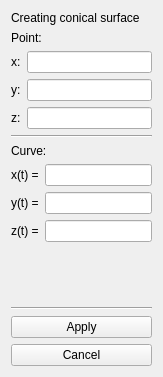
<?xml version="1.0" encoding="UTF-8"?>
<ui version="4.0">
 <class>Form</class>
 <widget class="QWidget" name="Form">
  <property name="geometry">
   <rect>
    <x>0</x>
    <y>0</y>
    <width>163</width>
    <height>377</height>
   </rect>
  </property>
  <property name="windowTitle">
   <string>Form</string>
  </property>
  <layout class="QVBoxLayout" name="verticalLayout" stretch="0,0,0,0,0,0,0,0,0,0">
   <item>
    <widget class="QLabel" name="label_4">
     <property name="text">
      <string>Creating conical surface</string>
     </property>
    </widget>
   </item>
   <item>
    <widget class="QLabel" name="label_7">
     <property name="text">
      <string>Point:</string>
     </property>
    </widget>
   </item>
   <item>
    <layout class="QVBoxLayout" name="verticalLayout_point1">
     <item>
      <layout class="QHBoxLayout" name="horizontalLayout">
       <item>
        <widget class="QLabel" name="label">
         <property name="text">
          <string>x:</string>
         </property>
        </widget>
       </item>
       <item>
        <widget class="QLineEdit" name="point_input_x"/>
       </item>
      </layout>
     </item>
     <item>
      <layout class="QHBoxLayout" name="horizontalLayout_2">
       <item>
        <widget class="QLabel" name="label_2">
         <property name="text">
          <string>y:</string>
         </property>
        </widget>
       </item>
       <item>
        <widget class="QLineEdit" name="point_input_y"/>
       </item>
      </layout>
     </item>
     <item>
      <layout class="QHBoxLayout" name="horizontalLayout_3">
       <item>
        <widget class="QLabel" name="label_3">
         <property name="text">
          <string>z:</string>
         </property>
        </widget>
       </item>
       <item>
        <widget class="QLineEdit" name="point_input_z"/>
       </item>
      </layout>
     </item>
    </layout>
   </item>
   <item>
    <widget class="Line" name="line">
     <property name="orientation">
      <enum>Qt::Horizontal</enum>
     </property>
    </widget>
   </item>
   <item>
    <widget class="QLabel" name="label_11">
     <property name="text">
      <string>Curve:</string>
     </property>
    </widget>
   </item>
   <item>
    <layout class="QHBoxLayout" name="create_curve_layout_2">
     <item>
      <layout class="QVBoxLayout" name="verticalLayout_point1_3">
       <item>
        <layout class="QHBoxLayout" name="horizontalLayout_7">
         <item>
          <widget class="QLabel" name="label_8">
           <property name="text">
            <string>x(t) =</string>
           </property>
          </widget>
         </item>
         <item>
          <widget class="QLineEdit" name="curve_input_x"/>
         </item>
        </layout>
       </item>
       <item>
        <layout class="QHBoxLayout" name="horizontalLayout_8">
         <item>
          <widget class="QLabel" name="label_9">
           <property name="text">
            <string>y(t) =</string>
           </property>
          </widget>
         </item>
         <item>
          <widget class="QLineEdit" name="curve_input_y"/>
         </item>
        </layout>
       </item>
       <item>
        <layout class="QHBoxLayout" name="horizontalLayout_9">
         <item>
          <widget class="QLabel" name="label_10">
           <property name="text">
            <string>z(t) =</string>
           </property>
          </widget>
         </item>
         <item>
          <widget class="QLineEdit" name="curve_input_z"/>
         </item>
        </layout>
       </item>
      </layout>
     </item>
    </layout>
   </item>
   <item>
    <spacer name="verticalSpacer">
     <property name="orientation">
      <enum>Qt::Vertical</enum>
     </property>
     <property name="sizeHint" stdset="0">
      <size>
       <width>20</width>
       <height>40</height>
      </size>
     </property>
    </spacer>
   </item>
   <item>
    <widget class="Line" name="line_2">
     <property name="orientation">
      <enum>Qt::Horizontal</enum>
     </property>
    </widget>
   </item>
   <item>
    <widget class="QPushButton" name="applyButton">
     <property name="text">
      <string>Apply</string>
     </property>
    </widget>
   </item>
   <item>
    <widget class="QPushButton" name="cancelButton">
     <property name="text">
      <string>Cancel</string>
     </property>
    </widget>
   </item>
  </layout>
 </widget>
 <resources/>
 <connections/>
</ui>
